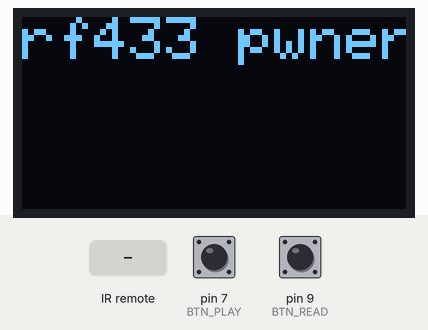
A sketch run on a simulated Arduino Uno, built with avr-gcc and run on an emulated ATmega328P. Shown: 128×64 one-colour display. Inputs (shaded band) come from the test bench; at power-on: pin 9 (BTN_READ) HIGH, pin 7 (BTN_PLAY) HIGH. What the sketch prints to the serial monitor is not drawn.

Above: at 2.2 s.
2.3 s: pin 9 (BTN_READ) pulled LOW for 0.15 s
At 3.5 s:
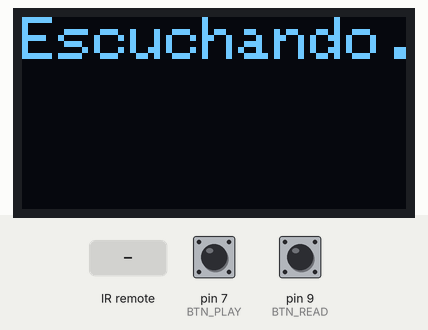
3.9 s: infrared code 0x3C received
At 6.5 s:
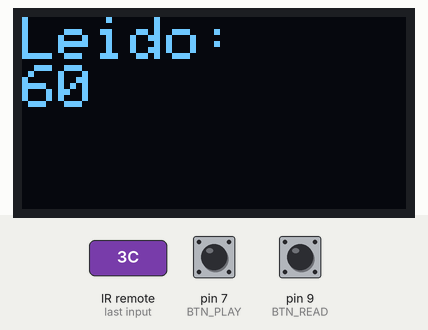
6.9 s: pin 9 (BTN_READ) pulled LOW for 1 s
At 8.1 s:
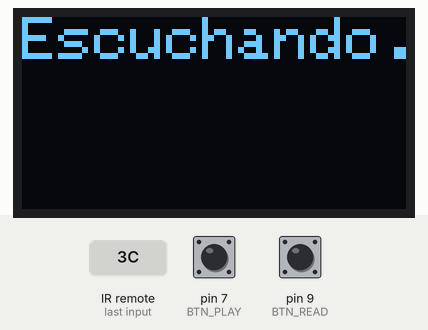
10.9 s: pin 7 (BTN_PLAY) pulled LOW for 0.15 s
At 11.9 s:
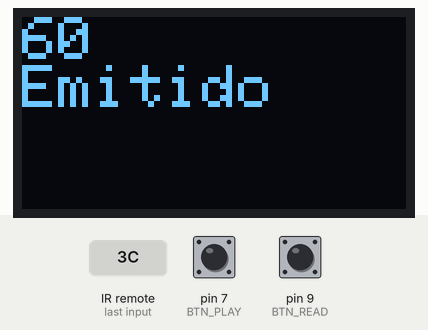
14.0 s: pin 7 (BTN_PLAY) pulled LOW for 3.2 s
18.7 s: pin 9 (BTN_READ) pulled LOW for 3.2 s
At 22.4 s:
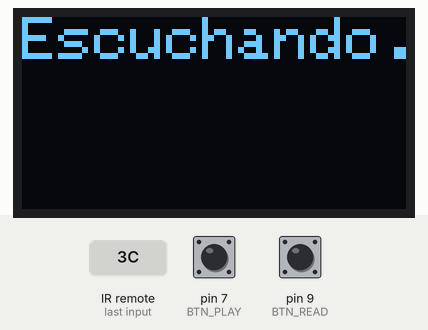
Timing chart, 0 to 23.9 s (numbered marks = the images above; inputs shaded):
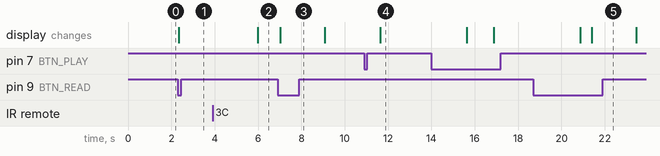

The sketch:

main.ino
```cpp
#include <RCSwitch.h>


RCSwitch mySwitch = RCSwitch();


int BTN_READ = 9;
int BTN_PLAY = 7;
long CODIGO = -1;
int ESTADO_ACTUAL = 1;
int bytesCodigo = 0;

#include "SSD1306Ascii.h"
#include "SSD1306AsciiAvrI2c.h"
#define I2C_ADDRESS 0x3C
#define RST_PIN -1

SSD1306AsciiAvrI2c oled;

void setup() {

  pinMode(BTN_PLAY, INPUT_PULLUP);
  pinMode(BTN_READ, INPUT_PULLUP);

  Serial.begin(9600);


  #if RST_PIN >= 0
    oled.begin(&Adafruit128x64, I2C_ADDRESS, RST_PIN);
  #else // RST_PIN >= 0
    oled.begin(&Adafruit128x64, I2C_ADDRESS);
  #endif

  oled.setFont(Adafruit5x7);
  oled.set2X();
  oled.displayRemap(true);
  oled.clear();
  oled.print("rf433 pwner");

  delay(1000);
}

void loop() {


  if (ESTADO_ACTUAL == 1){

    if (digitalRead(BTN_READ)==LOW){

      Serial.println("HAS PULSADO EL BOTON DE ESCUCHAR");

      mySwitch.enableReceive(0);

      oled.clear();
      oled.println("Escuchando...");

      ESTADO_ACTUAL = 2;
    }

  }


  else if (ESTADO_ACTUAL == 2){


    while(1){

      Serial.println("ESTOY ESCUCHANDO...");

      if (mySwitch.available()) {
            CODIGO = mySwitch.getReceivedValue();
            bytesCodigo = mySwitch.getReceivedBitlength();

            Serial.print("SE HA LEIDO EL CODIGO: ");
            Serial.println(CODIGO);
            Serial.println(bytesCodigo);

            delay(2000);

            oled.clear();
            oled.println("Leido:");
            oled.println(CODIGO);

            ESTADO_ACTUAL = 3;
            break;
      }
    }
  }


  else if (ESTADO_ACTUAL == 3){

      Serial.println("ESTOY A LA ESPERA DE EMITIR O VOLVER A ESCUCHAR");

      if (digitalRead(BTN_PLAY)==LOW){

          delay(200);

          mySwitch.enableTransmit(10);

          Serial.println("EMITO EL CODIGO:");
          Serial.println(CODIGO);
          Serial.println(bytesCodigo);

          delay(500);

          oled.clear();
          oled.println(CODIGO);
          oled.println("Emitido");
          delay(500);

          mySwitch.send(CODIGO, bytesCodigo);

          delay(3000);

          oled.clear();
          oled.println("Codigo:");
          oled.println(CODIGO);

          delay(500);
      }

      if (digitalRead(BTN_READ)==LOW){

        Serial.println("NOS VOLVEMOS AL MODO ESCUCHA");

        ESTADO_ACTUAL = 1;
        CODIGO = -1;

      }

  }


}
```

Measured:
- after the input at 2.3 s, the display: changes at once (image 1)
- after the input at 3.9 s, the display: changes after 2.1 s (image 2)
- after the input at 6.9 s, the display: changes after 0.13 s (image 3)
- after the input at 10.9 s, the display: changes after 0.74 s (image 4)
- after the input at 18.7 s, the display: first differs from a run without the input after 2.7 s (image 5)
